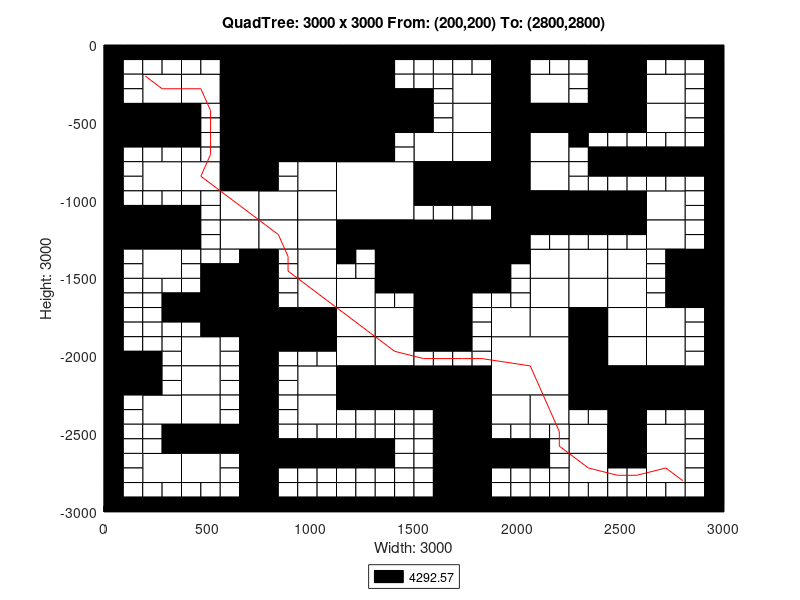

MATLAB code for this plot:
axis([0 3000 -3000 0]);
title('QuadTree: 3000 x 3000 From: (200,200) To: (2800,2800)');
xlabel('Width: 3000');
ylabel('Height: 3000');
rectangle('Position',[750 -375 375 375], 'FaceColor',[0 0 0]);
rectangle('Position',[750 -750 375 375], 'FaceColor',[0 0 0]);
rectangle('Position',[1125 -1125 375 375], 'FaceColor',[1 1 1]);
rectangle('Position',[1500 -1500 375 375], 'FaceColor',[0 0 0]);
rectangle('Position',[1875 -2250 375 375], 'FaceColor',[1 1 1]);
rectangle('Position',[187.5 -375 187.5 187.5], 'FaceColor',[1 1 1]);
rectangle('Position',[562.5 -187.5 187.5 187.5], 'FaceColor',[0 0 0]);
rectangle('Position',[375 -375 187.5 187.5], 'FaceColor',[1 1 1]);
rectangle('Position',[562.5 -375 187.5 187.5], 'FaceColor',[0 0 0]);
rectangle('Position',[0 -562.5 187.5 187.5], 'FaceColor',[0 0 0]);
rectangle('Position',[187.5 -562.5 187.5 187.5], 'FaceColor',[0 0 0]);
rectangle('Position',[562.5 -562.5 187.5 187.5], 'FaceColor',[0 0 0]);
rectangle('Position',[562.5 -750 187.5 187.5], 'FaceColor',[0 0 0]);
rectangle('Position',[1125 -187.5 187.5 187.5], 'FaceColor',[0 0 0]);
rectangle('Position',[1125 -375 187.5 187.5], 'FaceColor',[0 0 0]);
rectangle('Position',[1125 -562.5 187.5 187.5], 'FaceColor',[0 0 0]);
rectangle('Position',[1312.5 -562.5 187.5 187.5], 'FaceColor',[0 0 0]);
rectangle('Position',[1125 -750 187.5 187.5], 'FaceColor',[0 0 0]);
rectangle('Position',[187.5 -937.5 187.5 187.5], 'FaceColor',[1 1 1]);
rectangle('Position',[375 -937.5 187.5 187.5], 'FaceColor',[1 1 1]);
rectangle('Position',[562.5 -937.5 187.5 187.5], 'FaceColor',[0 0 0]);
rectangle('Position',[562.5 -1125 187.5 187.5], 'FaceColor',[1 1 1]);
rectangle('Position',[0 -1312.5 187.5 187.5], 'FaceColor',[0 0 0]);
rectangle('Position',[187.5 -1312.5 187.5 187.5], 'FaceColor',[0 0 0]);
rectangle('Position',[187.5 -1500 187.5 187.5], 'FaceColor',[1 1 1]);
rectangle('Position',[562.5 -1312.5 187.5 187.5], 'FaceColor',[1 1 1]);
rectangle('Position',[937.5 -937.5 187.5 187.5], 'FaceColor',[1 1 1]);
rectangle('Position',[750 -1125 187.5 187.5], 'FaceColor',[1 1 1]);
rectangle('Position',[937.5 -1125 187.5 187.5], 'FaceColor',[1 1 1]);
rectangle('Position',[750 -1312.5 187.5 187.5], 'FaceColor',[1 1 1]);
rectangle('Position',[937.5 -1312.5 187.5 187.5], 'FaceColor',[1 1 1]);
rectangle('Position',[937.5 -1500 187.5 187.5], 'FaceColor',[1 1 1]);
rectangle('Position',[1125 -1312.5 187.5 187.5], 'FaceColor',[0 0 0]);
rectangle('Position',[1312.5 -1312.5 187.5 187.5], 'FaceColor',[0 0 0]);
rectangle('Position',[1312.5 -1500 187.5 187.5], 'FaceColor',[0 0 0]);
rectangle('Position',[1687.5 -375 187.5 187.5], 'FaceColor',[1 1 1]);
rectangle('Position',[1875 -187.5 187.5 187.5], 'FaceColor',[0 0 0]);
rectangle('Position',[1875 -375 187.5 187.5], 'FaceColor',[0 0 0]);
rectangle('Position',[2062.5 -375 187.5 187.5], 'FaceColor',[1 1 1]);
rectangle('Position',[1687.5 -562.5 187.5 187.5], 'FaceColor',[1 1 1]);
rectangle('Position',[1500 -750 187.5 187.5], 'FaceColor',[1 1 1]);
rectangle('Position',[1687.5 -750 187.5 187.5], 'FaceColor',[1 1 1]);
rectangle('Position',[1875 -562.5 187.5 187.5], 'FaceColor',[0 0 0]);
rectangle('Position',[2062.5 -562.5 187.5 187.5], 'FaceColor',[0 0 0]);
rectangle('Position',[1875 -750 187.5 187.5], 'FaceColor',[0 0 0]);
rectangle('Position',[2062.5 -750 187.5 187.5], 'FaceColor',[1 1 1]);
rectangle('Position',[2437.5 -187.5 187.5 187.5], 'FaceColor',[0 0 0]);
rectangle('Position',[2437.5 -375 187.5 187.5], 'FaceColor',[0 0 0]);
rectangle('Position',[2625 -375 187.5 187.5], 'FaceColor',[1 1 1]);
rectangle('Position',[2250 -562.5 187.5 187.5], 'FaceColor',[0 0 0]);
rectangle('Position',[2437.5 -562.5 187.5 187.5], 'FaceColor',[0 0 0]);
rectangle('Position',[2625 -562.5 187.5 187.5], 'FaceColor',[1 1 1]);
rectangle('Position',[1500 -937.5 187.5 187.5], 'FaceColor',[0 0 0]);
rectangle('Position',[1687.5 -937.5 187.5 187.5], 'FaceColor',[0 0 0]);
rectangle('Position',[1875 -937.5 187.5 187.5], 'FaceColor',[0 0 0]);
rectangle('Position',[2062.5 -937.5 187.5 187.5], 'FaceColor',[1 1 1]);
rectangle('Position',[1875 -1125 187.5 187.5], 'FaceColor',[0 0 0]);
rectangle('Position',[2062.5 -1125 187.5 187.5], 'FaceColor',[0 0 0]);
rectangle('Position',[1875 -1312.5 187.5 187.5], 'FaceColor',[0 0 0]);
rectangle('Position',[2062.5 -1500 187.5 187.5], 'FaceColor',[1 1 1]);
rectangle('Position',[2250 -1125 187.5 187.5], 'FaceColor',[0 0 0]);
rectangle('Position',[2437.5 -1125 187.5 187.5], 'FaceColor',[0 0 0]);
rectangle('Position',[2625 -1125 187.5 187.5], 'FaceColor',[1 1 1]);
rectangle('Position',[2250 -1500 187.5 187.5], 'FaceColor',[1 1 1]);
rectangle('Position',[2437.5 -1500 187.5 187.5], 'FaceColor',[1 1 1]);
rectangle('Position',[2625 -1312.5 187.5 187.5], 'FaceColor',[1 1 1]);
rectangle('Position',[2812.5 -1500 187.5 187.5], 'FaceColor',[0 0 0]);
rectangle('Position',[562.5 -1687.5 187.5 187.5], 'FaceColor',[0 0 0]);
rectangle('Position',[562.5 -1875 187.5 187.5], 'FaceColor',[0 0 0]);
rectangle('Position',[0 -2250 187.5 187.5], 'FaceColor',[0 0 0]);
rectangle('Position',[375 -2062.5 187.5 187.5], 'FaceColor',[1 1 1]);
rectangle('Position',[375 -2250 187.5 187.5], 'FaceColor',[1 1 1]);
rectangle('Position',[937.5 -1687.5 187.5 187.5], 'FaceColor',[1 1 1]);
rectangle('Position',[750 -1875 187.5 187.5], 'FaceColor',[0 0 0]);
rectangle('Position',[937.5 -1875 187.5 187.5], 'FaceColor',[0 0 0]);
rectangle('Position',[1125 -1687.5 187.5 187.5], 'FaceColor',[1 1 1]);
rectangle('Position',[1125 -1875 187.5 187.5], 'FaceColor',[1 1 1]);
rectangle('Position',[1312.5 -1875 187.5 187.5], 'FaceColor',[1 1 1]);
rectangle('Position',[937.5 -2250 187.5 187.5], 'FaceColor',[1 1 1]);
rectangle('Position',[1125 -2062.5 187.5 187.5], 'FaceColor',[1 1 1]);
rectangle('Position',[1312.5 -2062.5 187.5 187.5], 'FaceColor',[1 1 1]);
rectangle('Position',[1125 -2250 187.5 187.5], 'FaceColor',[0 0 0]);
rectangle('Position',[1312.5 -2250 187.5 187.5], 'FaceColor',[0 0 0]);
rectangle('Position',[187.5 -2437.5 187.5 187.5], 'FaceColor',[1 1 1]);
rectangle('Position',[375 -2437.5 187.5 187.5], 'FaceColor',[1 1 1]);
rectangle('Position',[375 -2625 187.5 187.5], 'FaceColor',[0 0 0]);
rectangle('Position',[562.5 -2625 187.5 187.5], 'FaceColor',[0 0 0]);
rectangle('Position',[187.5 -2812.5 187.5 187.5], 'FaceColor',[1 1 1]);
rectangle('Position',[375 -2812.5 187.5 187.5], 'FaceColor',[1 1 1]);
rectangle('Position',[937.5 -2437.5 187.5 187.5], 'FaceColor',[1 1 1]);
rectangle('Position',[1500 -1687.5 187.5 187.5], 'FaceColor',[0 0 0]);
rectangle('Position',[1500 -1875 187.5 187.5], 'FaceColor',[0 0 0]);
rectangle('Position',[2062.5 -1687.5 187.5 187.5], 'FaceColor',[1 1 1]);
rectangle('Position',[1875 -1875 187.5 187.5], 'FaceColor',[1 1 1]);
rectangle('Position',[2062.5 -1875 187.5 187.5], 'FaceColor',[1 1 1]);
rectangle('Position',[1500 -2250 187.5 187.5], 'FaceColor',[0 0 0]);
rectangle('Position',[1687.5 -2250 187.5 187.5], 'FaceColor',[0 0 0]);
rectangle('Position',[2250 -1687.5 187.5 187.5], 'FaceColor',[1 1 1]);
rectangle('Position',[2437.5 -1687.5 187.5 187.5], 'FaceColor',[1 1 1]);
rectangle('Position',[2250 -1875 187.5 187.5], 'FaceColor',[0 0 0]);
rectangle('Position',[2437.5 -1875 187.5 187.5], 'FaceColor',[1 1 1]);
rectangle('Position',[2812.5 -1687.5 187.5 187.5], 'FaceColor',[0 0 0]);
rectangle('Position',[2625 -1875 187.5 187.5], 'FaceColor',[1 1 1]);
rectangle('Position',[2250 -2062.5 187.5 187.5], 'FaceColor',[0 0 0]);
rectangle('Position',[2437.5 -2062.5 187.5 187.5], 'FaceColor',[1 1 1]);
rectangle('Position',[2250 -2250 187.5 187.5], 'FaceColor',[0 0 0]);
rectangle('Position',[2437.5 -2250 187.5 187.5], 'FaceColor',[0 0 0]);
rectangle('Position',[2625 -2062.5 187.5 187.5], 'FaceColor',[1 1 1]);
rectangle('Position',[2625 -2250 187.5 187.5], 'FaceColor',[0 0 0]);
rectangle('Position',[2812.5 -2250 187.5 187.5], 'FaceColor',[0 0 0]);
rectangle('Position',[1687.5 -2437.5 187.5 187.5], 'FaceColor',[0 0 0]);
rectangle('Position',[1687.5 -2625 187.5 187.5], 'FaceColor',[0 0 0]);
rectangle('Position',[1875 -2437.5 187.5 187.5], 'FaceColor',[1 1 1]);
rectangle('Position',[2062.5 -2437.5 187.5 187.5], 'FaceColor',[1 1 1]);
rectangle('Position',[1687.5 -2812.5 187.5 187.5], 'FaceColor',[0 0 0]);
rectangle('Position',[1687.5 -3000 187.5 187.5], 'FaceColor',[0 0 0]);
rectangle('Position',[2437.5 -2437.5 187.5 187.5], 'FaceColor',[0 0 0]);
rectangle('Position',[2250 -2625 187.5 187.5], 'FaceColor',[1 1 1]);
rectangle('Position',[2437.5 -2625 187.5 187.5], 'FaceColor',[0 0 0]);
rectangle('Position',[2625 -2625 187.5 187.5], 'FaceColor',[1 1 1]);
rectangle('Position',[2250 -2812.5 187.5 187.5], 'FaceColor',[1 1 1]);
rectangle('Position',[2625 -2812.5 187.5 187.5], 'FaceColor',[1 1 1]);
rectangle('Position',[0 -93.75 93.75 93.75], 'FaceColor',[0 0 0]);
rectangle('Position',[93.75 -93.75 93.75 93.75], 'FaceColor',[0 0 0]);
rectangle('Position',[0 -187.5 93.75 93.75], 'FaceColor',[0 0 0]);
rectangle('Position',[93.75 -187.5 93.75 93.75], 'FaceColor',[1 1 1]);
rectangle('Position',[187.5 -93.75 93.75 93.75], 'FaceColor',[0 0 0]);
rectangle('Position',[281.25 -93.75 93.75 93.75], 'FaceColor',[0 0 0]);
rectangle('Position',[187.5 -187.5 93.75 93.75], 'FaceColor',[1 1 1]);
rectangle('Position',[281.25 -187.5 93.75 93.75], 'FaceColor',[1 1 1]);
rectangle('Position',[0 -281.25 93.75 93.75], 'FaceColor',[0 0 0]);
rectangle('Position',[93.75 -281.25 93.75 93.75], 'FaceColor',[1 1 1]);
rectangle('Position',[0 -375 93.75 93.75], 'FaceColor',[0 0 0]);
rectangle('Position',[93.75 -375 93.75 93.75], 'FaceColor',[1 1 1]);
rectangle('Position',[375 -93.75 93.75 93.75], 'FaceColor',[0 0 0]);
rectangle('Position',[468.75 -93.75 93.75 93.75], 'FaceColor',[0 0 0]);
rectangle('Position',[375 -187.5 93.75 93.75], 'FaceColor',[1 1 1]);
rectangle('Position',[468.75 -187.5 93.75 93.75], 'FaceColor',[1 1 1]);
rectangle('Position',[0 -656.25 93.75 93.75], 'FaceColor',[0 0 0]);
rectangle('Position',[93.75 -656.25 93.75 93.75], 'FaceColor',[0 0 0]);
rectangle('Position',[0 -750 93.75 93.75], 'FaceColor',[0 0 0]);
rectangle('Position',[93.75 -750 93.75 93.75], 'FaceColor',[1 1 1]);
rectangle('Position',[187.5 -656.25 93.75 93.75], 'FaceColor',[0 0 0]);
rectangle('Position',[281.25 -656.25 93.75 93.75], 'FaceColor',[0 0 0]);
rectangle('Position',[187.5 -750 93.75 93.75], 'FaceColor',[1 1 1]);
rectangle('Position',[281.25 -750 93.75 93.75], 'FaceColor',[1 1 1]);
rectangle('Position',[375 -468.75 93.75 93.75], 'FaceColor',[0 0 0]);
rectangle('Position',[468.75 -468.75 93.75 93.75], 'FaceColor',[1 1 1]);
rectangle('Position',[375 -562.5 93.75 93.75], 'FaceColor',[0 0 0]);
rectangle('Position',[468.75 -562.5 93.75 93.75], 'FaceColor',[1 1 1]);
rectangle('Position',[375 -656.25 93.75 93.75], 'FaceColor',[0 0 0]);
rectangle('Position',[468.75 -656.25 93.75 93.75], 'FaceColor',[1 1 1]);
rectangle('Position',[375 -750 93.75 93.75], 'FaceColor',[1 1 1]);
rectangle('Position',[468.75 -750 93.75 93.75], 'FaceColor',[1 1 1]);
rectangle('Position',[1312.5 -93.75 93.75 93.75], 'FaceColor',[0 0 0]);
rectangle('Position',[1406.25 -93.75 93.75 93.75], 'FaceColor',[0 0 0]);
rectangle('Position',[1312.5 -187.5 93.75 93.75], 'FaceColor',[0 0 0]);
rectangle('Position',[1406.25 -187.5 93.75 93.75], 'FaceColor',[1 1 1]);
rectangle('Position',[1312.5 -281.25 93.75 93.75], 'FaceColor',[0 0 0]);
rectangle('Position',[1406.25 -281.25 93.75 93.75], 'FaceColor',[1 1 1]);
rectangle('Position',[1312.5 -375 93.75 93.75], 'FaceColor',[0 0 0]);
rectangle('Position',[1406.25 -375 93.75 93.75], 'FaceColor',[0 0 0]);
rectangle('Position',[1312.5 -656.25 93.75 93.75], 'FaceColor',[0 0 0]);
rectangle('Position',[1406.25 -656.25 93.75 93.75], 'FaceColor',[1 1 1]);
rectangle('Position',[1312.5 -750 93.75 93.75], 'FaceColor',[0 0 0]);
rectangle('Position',[1406.25 -750 93.75 93.75], 'FaceColor',[1 1 1]);
rectangle('Position',[0 -843.75 93.75 93.75], 'FaceColor',[0 0 0]);
rectangle('Position',[93.75 -843.75 93.75 93.75], 'FaceColor',[1 1 1]);
rectangle('Position',[0 -937.5 93.75 93.75], 'FaceColor',[0 0 0]);
rectangle('Position',[93.75 -937.5 93.75 93.75], 'FaceColor',[1 1 1]);
rectangle('Position',[0 -1031.25 93.75 93.75], 'FaceColor',[0 0 0]);
rectangle('Position',[93.75 -1031.25 93.75 93.75], 'FaceColor',[1 1 1]);
rectangle('Position',[0 -1125 93.75 93.75], 'FaceColor',[0 0 0]);
rectangle('Position',[93.75 -1125 93.75 93.75], 'FaceColor',[0 0 0]);
rectangle('Position',[187.5 -1031.25 93.75 93.75], 'FaceColor',[1 1 1]);
rectangle('Position',[281.25 -1031.25 93.75 93.75], 'FaceColor',[1 1 1]);
rectangle('Position',[187.5 -1125 93.75 93.75], 'FaceColor',[0 0 0]);
rectangle('Position',[281.25 -1125 93.75 93.75], 'FaceColor',[0 0 0]);
rectangle('Position',[375 -1031.25 93.75 93.75], 'FaceColor',[1 1 1]);
rectangle('Position',[468.75 -1031.25 93.75 93.75], 'FaceColor',[1 1 1]);
rectangle('Position',[375 -1125 93.75 93.75], 'FaceColor',[0 0 0]);
rectangle('Position',[468.75 -1125 93.75 93.75], 'FaceColor',[1 1 1]);
rectangle('Position',[0 -1406.25 93.75 93.75], 'FaceColor',[0 0 0]);
rectangle('Position',[93.75 -1406.25 93.75 93.75], 'FaceColor',[1 1 1]);
rectangle('Position',[0 -1500 93.75 93.75], 'FaceColor',[0 0 0]);
rectangle('Position',[93.75 -1500 93.75 93.75], 'FaceColor',[1 1 1]);
rectangle('Position',[375 -1218.75 93.75 93.75], 'FaceColor',[0 0 0]);
rectangle('Position',[468.75 -1218.75 93.75 93.75], 'FaceColor',[1 1 1]);
rectangle('Position',[375 -1312.5 93.75 93.75], 'FaceColor',[0 0 0]);
rectangle('Position',[468.75 -1312.5 93.75 93.75], 'FaceColor',[1 1 1]);
rectangle('Position',[375 -1406.25 93.75 93.75], 'FaceColor',[1 1 1]);
rectangle('Position',[468.75 -1406.25 93.75 93.75], 'FaceColor',[1 1 1]);
rectangle('Position',[375 -1500 93.75 93.75], 'FaceColor',[1 1 1]);
rectangle('Position',[468.75 -1500 93.75 93.75], 'FaceColor',[0 0 0]);
rectangle('Position',[562.5 -1406.25 93.75 93.75], 'FaceColor',[1 1 1]);
rectangle('Position',[656.25 -1406.25 93.75 93.75], 'FaceColor',[0 0 0]);
rectangle('Position',[562.5 -1500 93.75 93.75], 'FaceColor',[0 0 0]);
rectangle('Position',[656.25 -1500 93.75 93.75], 'FaceColor',[0 0 0]);
rectangle('Position',[750 -843.75 93.75 93.75], 'FaceColor',[0 0 0]);
rectangle('Position',[843.75 -843.75 93.75 93.75], 'FaceColor',[1 1 1]);
rectangle('Position',[750 -937.5 93.75 93.75], 'FaceColor',[0 0 0]);
rectangle('Position',[843.75 -937.5 93.75 93.75], 'FaceColor',[1 1 1]);
rectangle('Position',[750 -1406.25 93.75 93.75], 'FaceColor',[0 0 0]);
rectangle('Position',[843.75 -1406.25 93.75 93.75], 'FaceColor',[1 1 1]);
rectangle('Position',[750 -1500 93.75 93.75], 'FaceColor',[0 0 0]);
rectangle('Position',[843.75 -1500 93.75 93.75], 'FaceColor',[1 1 1]);
rectangle('Position',[1125 -1406.25 93.75 93.75], 'FaceColor',[0 0 0]);
rectangle('Position',[1218.75 -1406.25 93.75 93.75], 'FaceColor',[1 1 1]);
rectangle('Position',[1125 -1500 93.75 93.75], 'FaceColor',[1 1 1]);
rectangle('Position',[1218.75 -1500 93.75 93.75], 'FaceColor',[1 1 1]);
rectangle('Position',[1500 -93.75 93.75 93.75], 'FaceColor',[0 0 0]);
rectangle('Position',[1593.75 -93.75 93.75 93.75], 'FaceColor',[0 0 0]);
rectangle('Position',[1500 -187.5 93.75 93.75], 'FaceColor',[1 1 1]);
rectangle('Position',[1593.75 -187.5 93.75 93.75], 'FaceColor',[1 1 1]);
rectangle('Position',[1687.5 -93.75 93.75 93.75], 'FaceColor',[0 0 0]);
rectangle('Position',[1781.25 -93.75 93.75 93.75], 'FaceColor',[0 0 0]);
rectangle('Position',[1687.5 -187.5 93.75 93.75], 'FaceColor',[1 1 1]);
rectangle('Position',[1781.25 -187.5 93.75 93.75], 'FaceColor',[1 1 1]);
rectangle('Position',[1500 -281.25 93.75 93.75], 'FaceColor',[1 1 1]);
rectangle('Position',[1593.75 -281.25 93.75 93.75], 'FaceColor',[1 1 1]);
rectangle('Position',[1500 -375 93.75 93.75], 'FaceColor',[0 0 0]);
rectangle('Position',[1593.75 -375 93.75 93.75], 'FaceColor',[1 1 1]);
rectangle('Position',[2062.5 -93.75 93.75 93.75], 'FaceColor',[0 0 0]);
rectangle('Position',[2156.25 -93.75 93.75 93.75], 'FaceColor',[0 0 0]);
rectangle('Position',[2062.5 -187.5 93.75 93.75], 'FaceColor',[1 1 1]);
rectangle('Position',[2156.25 -187.5 93.75 93.75], 'FaceColor',[1 1 1]);
rectangle('Position',[1500 -468.75 93.75 93.75], 'FaceColor',[0 0 0]);
rectangle('Position',[1593.75 -468.75 93.75 93.75], 'FaceColor',[1 1 1]);
rectangle('Position',[1500 -562.5 93.75 93.75], 'FaceColor',[0 0 0]);
rectangle('Position',[1593.75 -562.5 93.75 93.75], 'FaceColor',[1 1 1]);
rectangle('Position',[2250 -93.75 93.75 93.75], 'FaceColor',[0 0 0]);
rectangle('Position',[2343.75 -93.75 93.75 93.75], 'FaceColor',[0 0 0]);
rectangle('Position',[2250 -187.5 93.75 93.75], 'FaceColor',[1 1 1]);
rectangle('Position',[2343.75 -187.5 93.75 93.75], 'FaceColor',[0 0 0]);
rectangle('Position',[2250 -281.25 93.75 93.75], 'FaceColor',[1 1 1]);
rectangle('Position',[2343.75 -281.25 93.75 93.75], 'FaceColor',[0 0 0]);
rectangle('Position',[2250 -375 93.75 93.75], 'FaceColor',[1 1 1]);
rectangle('Position',[2343.75 -375 93.75 93.75], 'FaceColor',[0 0 0]);
rectangle('Position',[2625 -93.75 93.75 93.75], 'FaceColor',[0 0 0]);
rectangle('Position',[2718.75 -93.75 93.75 93.75], 'FaceColor',[0 0 0]);
rectangle('Position',[2625 -187.5 93.75 93.75], 'FaceColor',[1 1 1]);
rectangle('Position',[2718.75 -187.5 93.75 93.75], 'FaceColor',[1 1 1]);
rectangle('Position',[2812.5 -93.75 93.75 93.75], 'FaceColor',[0 0 0]);
rectangle('Position',[2906.25 -93.75 93.75 93.75], 'FaceColor',[0 0 0]);
rectangle('Position',[2812.5 -187.5 93.75 93.75], 'FaceColor',[1 1 1]);
rectangle('Position',[2906.25 -187.5 93.75 93.75], 'FaceColor',[0 0 0]);
rectangle('Position',[2812.5 -281.25 93.75 93.75], 'FaceColor',[1 1 1]);
rectangle('Position',[2906.25 -281.25 93.75 93.75], 'FaceColor',[0 0 0]);
rectangle('Position',[2812.5 -375 93.75 93.75], 'FaceColor',[1 1 1]);
rectangle('Position',[2906.25 -375 93.75 93.75], 'FaceColor',[0 0 0]);
rectangle('Position',[2250 -656.25 93.75 93.75], 'FaceColor',[0 0 0]);
rectangle('Position',[2343.75 -656.25 93.75 93.75], 'FaceColor',[1 1 1]);
rectangle('Position',[2250 -750 93.75 93.75], 'FaceColor',[1 1 1]);
rectangle('Position',[2343.75 -750 93.75 93.75], 'FaceColor',[0 0 0]);
rectangle('Position',[2437.5 -656.25 93.75 93.75], 'FaceColor',[1 1 1]);
rectangle('Position',[2531.25 -656.25 93.75 93.75], 'FaceColor',[1 1 1]);
rectangle('Position',[2437.5 -750 93.75 93.75], 'FaceColor',[0 0 0]);
rectangle('Position',[2531.25 -750 93.75 93.75], 'FaceColor',[0 0 0]);
rectangle('Position',[2812.5 -468.75 93.75 93.75], 'FaceColor',[1 1 1]);
rectangle('Position',[2906.25 -468.75 93.75 93.75], 'FaceColor',[0 0 0]);
rectangle('Position',[2812.5 -562.5 93.75 93.75], 'FaceColor',[1 1 1]);
rectangle('Position',[2906.25 -562.5 93.75 93.75], 'FaceColor',[0 0 0]);
rectangle('Position',[2625 -656.25 93.75 93.75], 'FaceColor',[1 1 1]);
rectangle('Position',[2718.75 -656.25 93.75 93.75], 'FaceColor',[1 1 1]);
rectangle('Position',[2625 -750 93.75 93.75], 'FaceColor',[0 0 0]);
rectangle('Position',[2718.75 -750 93.75 93.75], 'FaceColor',[0 0 0]);
rectangle('Position',[2812.5 -656.25 93.75 93.75], 'FaceColor',[1 1 1]);
rectangle('Position',[2906.25 -656.25 93.75 93.75], 'FaceColor',[0 0 0]);
rectangle('Position',[2812.5 -750 93.75 93.75], 'FaceColor',[0 0 0]);
rectangle('Position',[2906.25 -750 93.75 93.75], 'FaceColor',[0 0 0]);
rectangle('Position',[1500 -1031.25 93.75 93.75], 'FaceColor',[0 0 0]);
rectangle('Position',[1593.75 -1031.25 93.75 93.75], 'FaceColor',[0 0 0]);
rectangle('Position',[1500 -1125 93.75 93.75], 'FaceColor',[1 1 1]);
rectangle('Position',[1593.75 -1125 93.75 93.75], 'FaceColor',[1 1 1]);
rectangle('Position',[1687.5 -1031.25 93.75 93.75], 'FaceColor',[0 0 0]);
rectangle('Position',[1781.25 -1031.25 93.75 93.75], 'FaceColor',[0 0 0]);
rectangle('Position',[1687.5 -1125 93.75 93.75], 'FaceColor',[1 1 1]);
rectangle('Position',[1781.25 -1125 93.75 93.75], 'FaceColor',[1 1 1]);
rectangle('Position',[2062.5 -1218.75 93.75 93.75], 'FaceColor',[0 0 0]);
rectangle('Position',[2156.25 -1218.75 93.75 93.75], 'FaceColor',[0 0 0]);
rectangle('Position',[2062.5 -1312.5 93.75 93.75], 'FaceColor',[1 1 1]);
rectangle('Position',[2156.25 -1312.5 93.75 93.75], 'FaceColor',[1 1 1]);
rectangle('Position',[1875 -1406.25 93.75 93.75], 'FaceColor',[0 0 0]);
rectangle('Position',[1968.75 -1406.25 93.75 93.75], 'FaceColor',[0 0 0]);
rectangle('Position',[1875 -1500 93.75 93.75], 'FaceColor',[0 0 0]);
rectangle('Position',[1968.75 -1500 93.75 93.75], 'FaceColor',[1 1 1]);
rectangle('Position',[2250 -843.75 93.75 93.75], 'FaceColor',[1 1 1]);
rectangle('Position',[2343.75 -843.75 93.75 93.75], 'FaceColor',[0 0 0]);
rectangle('Position',[2250 -937.5 93.75 93.75], 'FaceColor',[1 1 1]);
rectangle('Position',[2343.75 -937.5 93.75 93.75], 'FaceColor',[1 1 1]);
rectangle('Position',[2437.5 -843.75 93.75 93.75], 'FaceColor',[0 0 0]);
rectangle('Position',[2531.25 -843.75 93.75 93.75], 'FaceColor',[0 0 0]);
rectangle('Position',[2437.5 -937.5 93.75 93.75], 'FaceColor',[1 1 1]);
rectangle('Position',[2531.25 -937.5 93.75 93.75], 'FaceColor',[1 1 1]);
rectangle('Position',[2625 -843.75 93.75 93.75], 'FaceColor',[0 0 0]);
rectangle('Position',[2718.75 -843.75 93.75 93.75], 'FaceColor',[0 0 0]);
rectangle('Position',[2625 -937.5 93.75 93.75], 'FaceColor',[1 1 1]);
rectangle('Position',[2718.75 -937.5 93.75 93.75], 'FaceColor',[1 1 1]);
rectangle('Position',[2812.5 -843.75 93.75 93.75], 'FaceColor',[0 0 0]);
rectangle('Position',[2906.25 -843.75 93.75 93.75], 'FaceColor',[0 0 0]);
rectangle('Position',[2812.5 -937.5 93.75 93.75], 'FaceColor',[1 1 1]);
rectangle('Position',[2906.25 -937.5 93.75 93.75], 'FaceColor',[0 0 0]);
rectangle('Position',[2812.5 -1031.25 93.75 93.75], 'FaceColor',[1 1 1]);
rectangle('Position',[2906.25 -1031.25 93.75 93.75], 'FaceColor',[0 0 0]);
rectangle('Position',[2812.5 -1125 93.75 93.75], 'FaceColor',[1 1 1]);
rectangle('Position',[2906.25 -1125 93.75 93.75], 'FaceColor',[0 0 0]);
rectangle('Position',[2250 -1218.75 93.75 93.75], 'FaceColor',[0 0 0]);
rectangle('Position',[2343.75 -1218.75 93.75 93.75], 'FaceColor',[0 0 0]);
rectangle('Position',[2250 -1312.5 93.75 93.75], 'FaceColor',[1 1 1]);
rectangle('Position',[2343.75 -1312.5 93.75 93.75], 'FaceColor',[1 1 1]);
rectangle('Position',[2437.5 -1218.75 93.75 93.75], 'FaceColor',[0 0 0]);
rectangle('Position',[2531.25 -1218.75 93.75 93.75], 'FaceColor',[0 0 0]);
rectangle('Position',[2437.5 -1312.5 93.75 93.75], 'FaceColor',[1 1 1]);
rectangle('Position',[2531.25 -1312.5 93.75 93.75], 'FaceColor',[1 1 1]);
rectangle('Position',[2812.5 -1218.75 93.75 93.75], 'FaceColor',[1 1 1]);
rectangle('Position',[2906.25 -1218.75 93.75 93.75], 'FaceColor',[0 0 0]);
rectangle('Position',[2812.5 -1312.5 93.75 93.75], 'FaceColor',[1 1 1]);
rectangle('Position',[2906.25 -1312.5 93.75 93.75], 'FaceColor',[0 0 0]);
rectangle('Position',[2625 -1406.25 93.75 93.75], 'FaceColor',[1 1 1]);
rectangle('Position',[2718.75 -1406.25 93.75 93.75], 'FaceColor',[0 0 0]);
rectangle('Position',[2625 -1500 93.75 93.75], 'FaceColor',[1 1 1]);
rectangle('Position',[2718.75 -1500 93.75 93.75], 'FaceColor',[0 0 0]);
rectangle('Position',[0 -1593.75 93.75 93.75], 'FaceColor',[0 0 0]);
rectangle('Position',[93.75 -1593.75 93.75 93.75], 'FaceColor',[1 1 1]);
rectangle('Position',[0 -1687.5 93.75 93.75], 'FaceColor',[0 0 0]);
rectangle('Position',[93.75 -1687.5 93.75 93.75], 'FaceColor',[1 1 1]);
rectangle('Position',[187.5 -1593.75 93.75 93.75], 'FaceColor',[1 1 1]);
rectangle('Position',[281.25 -1593.75 93.75 93.75], 'FaceColor',[1 1 1]);
rectangle('Position',[187.5 -1687.5 93.75 93.75], 'FaceColor',[1 1 1]);
rectangle('Position',[281.25 -1687.5 93.75 93.75], 'FaceColor',[0 0 0]);
rectangle('Position',[0 -1781.25 93.75 93.75], 'FaceColor',[0 0 0]);
rectangle('Position',[93.75 -1781.25 93.75 93.75], 'FaceColor',[1 1 1]);
rectangle('Position',[0 -1875 93.75 93.75], 'FaceColor',[0 0 0]);
rectangle('Position',[93.75 -1875 93.75 93.75], 'FaceColor',[1 1 1]);
rectangle('Position',[187.5 -1781.25 93.75 93.75], 'FaceColor',[1 1 1]);
rectangle('Position',[281.25 -1781.25 93.75 93.75], 'FaceColor',[0 0 0]);
rectangle('Position',[187.5 -1875 93.75 93.75], 'FaceColor',[1 1 1]);
rectangle('Position',[281.25 -1875 93.75 93.75], 'FaceColor',[1 1 1]);
rectangle('Position',[375 -1593.75 93.75 93.75], 'FaceColor',[1 1 1]);
rectangle('Position',[468.75 -1593.75 93.75 93.75], 'FaceColor',[0 0 0]);
rectangle('Position',[375 -1687.5 93.75 93.75], 'FaceColor',[0 0 0]);
rectangle('Position',[468.75 -1687.5 93.75 93.75], 'FaceColor',[0 0 0]);
rectangle('Position',[375 -1781.25 93.75 93.75], 'FaceColor',[0 0 0]);
rectangle('Position',[468.75 -1781.25 93.75 93.75], 'FaceColor',[0 0 0]);
rectangle('Position',[375 -1875 93.75 93.75], 'FaceColor',[1 1 1]);
rectangle('Position',[468.75 -1875 93.75 93.75], 'FaceColor',[0 0 0]);
rectangle('Position',[0 -1968.75 93.75 93.75], 'FaceColor',[0 0 0]);
rectangle('Position',[93.75 -1968.75 93.75 93.75], 'FaceColor',[1 1 1]);
rectangle('Position',[0 -2062.5 93.75 93.75], 'FaceColor',[0 0 0]);
rectangle('Position',[93.75 -2062.5 93.75 93.75], 'FaceColor',[0 0 0]);
rectangle('Position',[187.5 -1968.75 93.75 93.75], 'FaceColor',[1 1 1]);
rectangle('Position',[281.25 -1968.75 93.75 93.75], 'FaceColor',[1 1 1]);
rectangle('Position',[187.5 -2062.5 93.75 93.75], 'FaceColor',[0 0 0]);
rectangle('Position',[281.25 -2062.5 93.75 93.75], 'FaceColor',[1 1 1]);
rectangle('Position',[187.5 -2156.25 93.75 93.75], 'FaceColor',[0 0 0]);
rectangle('Position',[281.25 -2156.25 93.75 93.75], 'FaceColor',[1 1 1]);
rectangle('Position',[187.5 -2250 93.75 93.75], 'FaceColor',[0 0 0]);
rectangle('Position',[281.25 -2250 93.75 93.75], 'FaceColor',[1 1 1]);
rectangle('Position',[562.5 -1968.75 93.75 93.75], 'FaceColor',[1 1 1]);
rectangle('Position',[656.25 -1968.75 93.75 93.75], 'FaceColor',[0 0 0]);
rectangle('Position',[562.5 -2062.5 93.75 93.75], 'FaceColor',[1 1 1]);
rectangle('Position',[656.25 -2062.5 93.75 93.75], 'FaceColor',[0 0 0]);
rectangle('Position',[562.5 -2156.25 93.75 93.75], 'FaceColor',[1 1 1]);
rectangle('Position',[656.25 -2156.25 93.75 93.75], 'FaceColor',[0 0 0]);
rectangle('Position',[562.5 -2250 93.75 93.75], 'FaceColor',[1 1 1]);
rectangle('Position',[656.25 -2250 93.75 93.75], 'FaceColor',[0 0 0]);
rectangle('Position',[750 -1593.75 93.75 93.75], 'FaceColor',[0 0 0]);
rectangle('Position',[843.75 -1593.75 93.75 93.75], 'FaceColor',[1 1 1]);
rectangle('Position',[750 -1687.5 93.75 93.75], 'FaceColor',[0 0 0]);
rectangle('Position',[843.75 -1687.5 93.75 93.75], 'FaceColor',[1 1 1]);
rectangle('Position',[1312.5 -1593.75 93.75 93.75], 'FaceColor',[0 0 0]);
rectangle('Position',[1406.25 -1593.75 93.75 93.75], 'FaceColor',[0 0 0]);
rectangle('Position',[1312.5 -1687.5 93.75 93.75], 'FaceColor',[1 1 1]);
rectangle('Position',[1406.25 -1687.5 93.75 93.75], 'FaceColor',[1 1 1]);
rectangle('Position',[750 -1968.75 93.75 93.75], 'FaceColor',[0 0 0]);
rectangle('Position',[843.75 -1968.75 93.75 93.75], 'FaceColor',[0 0 0]);
rectangle('Position',[750 -2062.5 93.75 93.75], 'FaceColor',[0 0 0]);
rectangle('Position',[843.75 -2062.5 93.75 93.75], 'FaceColor',[1 1 1]);
rectangle('Position',[937.5 -1968.75 93.75 93.75], 'FaceColor',[0 0 0]);
rectangle('Position',[1031.25 -1968.75 93.75 93.75], 'FaceColor',[0 0 0]);
rectangle('Position',[937.5 -2062.5 93.75 93.75], 'FaceColor',[1 1 1]);
rectangle('Position',[1031.25 -2062.5 93.75 93.75], 'FaceColor',[1 1 1]);
rectangle('Position',[750 -2156.25 93.75 93.75], 'FaceColor',[0 0 0]);
rectangle('Position',[843.75 -2156.25 93.75 93.75], 'FaceColor',[1 1 1]);
rectangle('Position',[750 -2250 93.75 93.75], 'FaceColor',[0 0 0]);
rectangle('Position',[843.75 -2250 93.75 93.75], 'FaceColor',[1 1 1]);
rectangle('Position',[0 -2343.75 93.75 93.75], 'FaceColor',[0 0 0]);
rectangle('Position',[93.75 -2343.75 93.75 93.75], 'FaceColor',[1 1 1]);
rectangle('Position',[0 -2437.5 93.75 93.75], 'FaceColor',[0 0 0]);
rectangle('Position',[93.75 -2437.5 93.75 93.75], 'FaceColor',[1 1 1]);
rectangle('Position',[0 -2531.25 93.75 93.75], 'FaceColor',[0 0 0]);
rectangle('Position',[93.75 -2531.25 93.75 93.75], 'FaceColor',[1 1 1]);
rectangle('Position',[0 -2625 93.75 93.75], 'FaceColor',[0 0 0]);
rectangle('Position',[93.75 -2625 93.75 93.75], 'FaceColor',[1 1 1]);
rectangle('Position',[187.5 -2531.25 93.75 93.75], 'FaceColor',[1 1 1]);
rectangle('Position',[281.25 -2531.25 93.75 93.75], 'FaceColor',[0 0 0]);
rectangle('Position',[187.5 -2625 93.75 93.75], 'FaceColor',[1 1 1]);
rectangle('Position',[281.25 -2625 93.75 93.75], 'FaceColor',[0 0 0]);
rectangle('Position',[562.5 -2343.75 93.75 93.75], 'FaceColor',[1 1 1]);
rectangle('Position',[656.25 -2343.75 93.75 93.75], 'FaceColor',[0 0 0]);
rectangle('Position',[562.5 -2437.5 93.75 93.75], 'FaceColor',[1 1 1]);
rectangle('Position',[656.25 -2437.5 93.75 93.75], 'FaceColor',[0 0 0]);
rectangle('Position',[0 -2718.75 93.75 93.75], 'FaceColor',[0 0 0]);
rectangle('Position',[93.75 -2718.75 93.75 93.75], 'FaceColor',[1 1 1]);
rectangle('Position',[0 -2812.5 93.75 93.75], 'FaceColor',[0 0 0]);
rectangle('Position',[93.75 -2812.5 93.75 93.75], 'FaceColor',[1 1 1]);
rectangle('Position',[0 -2906.25 93.75 93.75], 'FaceColor',[0 0 0]);
rectangle('Position',[93.75 -2906.25 93.75 93.75], 'FaceColor',[1 1 1]);
rectangle('Position',[0 -3000 93.75 93.75], 'FaceColor',[0 0 0]);
rectangle('Position',[93.75 -3000 93.75 93.75], 'FaceColor',[0 0 0]);
rectangle('Position',[187.5 -2906.25 93.75 93.75], 'FaceColor',[1 1 1]);
rectangle('Position',[281.25 -2906.25 93.75 93.75], 'FaceColor',[1 1 1]);
rectangle('Position',[187.5 -3000 93.75 93.75], 'FaceColor',[0 0 0]);
rectangle('Position',[281.25 -3000 93.75 93.75], 'FaceColor',[0 0 0]);
rectangle('Position',[562.5 -2718.75 93.75 93.75], 'FaceColor',[1 1 1]);
rectangle('Position',[656.25 -2718.75 93.75 93.75], 'FaceColor',[0 0 0]);
rectangle('Position',[562.5 -2812.5 93.75 93.75], 'FaceColor',[1 1 1]);
rectangle('Position',[656.25 -2812.5 93.75 93.75], 'FaceColor',[0 0 0]);
rectangle('Position',[375 -2906.25 93.75 93.75], 'FaceColor',[1 1 1]);
rectangle('Position',[468.75 -2906.25 93.75 93.75], 'FaceColor',[1 1 1]);
rectangle('Position',[375 -3000 93.75 93.75], 'FaceColor',[0 0 0]);
rectangle('Position',[468.75 -3000 93.75 93.75], 'FaceColor',[0 0 0]);
rectangle('Position',[562.5 -2906.25 93.75 93.75], 'FaceColor',[1 1 1]);
rectangle('Position',[656.25 -2906.25 93.75 93.75], 'FaceColor',[0 0 0]);
rectangle('Position',[562.5 -3000 93.75 93.75], 'FaceColor',[0 0 0]);
rectangle('Position',[656.25 -3000 93.75 93.75], 'FaceColor',[0 0 0]);
rectangle('Position',[750 -2343.75 93.75 93.75], 'FaceColor',[0 0 0]);
rectangle('Position',[843.75 -2343.75 93.75 93.75], 'FaceColor',[1 1 1]);
rectangle('Position',[750 -2437.5 93.75 93.75], 'FaceColor',[0 0 0]);
rectangle('Position',[843.75 -2437.5 93.75 93.75], 'FaceColor',[1 1 1]);
rectangle('Position',[750 -2531.25 93.75 93.75], 'FaceColor',[0 0 0]);
rectangle('Position',[843.75 -2531.25 93.75 93.75], 'FaceColor',[1 1 1]);
rectangle('Position',[750 -2625 93.75 93.75], 'FaceColor',[0 0 0]);
rectangle('Position',[843.75 -2625 93.75 93.75], 'FaceColor',[0 0 0]);
rectangle('Position',[937.5 -2531.25 93.75 93.75], 'FaceColor',[1 1 1]);
rectangle('Position',[1031.25 -2531.25 93.75 93.75], 'FaceColor',[1 1 1]);
rectangle('Position',[937.5 -2625 93.75 93.75], 'FaceColor',[0 0 0]);
rectangle('Position',[1031.25 -2625 93.75 93.75], 'FaceColor',[0 0 0]);
rectangle('Position',[1125 -2343.75 93.75 93.75], 'FaceColor',[0 0 0]);
rectangle('Position',[1218.75 -2343.75 93.75 93.75], 'FaceColor',[0 0 0]);
rectangle('Position',[1125 -2437.5 93.75 93.75], 'FaceColor',[1 1 1]);
rectangle('Position',[1218.75 -2437.5 93.75 93.75], 'FaceColor',[1 1 1]);
rectangle('Position',[1312.5 -2343.75 93.75 93.75], 'FaceColor',[0 0 0]);
rectangle('Position',[1406.25 -2343.75 93.75 93.75], 'FaceColor',[0 0 0]);
rectangle('Position',[1312.5 -2437.5 93.75 93.75], 'FaceColor',[1 1 1]);
rectangle('Position',[1406.25 -2437.5 93.75 93.75], 'FaceColor',[1 1 1]);
rectangle('Position',[1125 -2531.25 93.75 93.75], 'FaceColor',[1 1 1]);
rectangle('Position',[1218.75 -2531.25 93.75 93.75], 'FaceColor',[1 1 1]);
rectangle('Position',[1125 -2625 93.75 93.75], 'FaceColor',[0 0 0]);
rectangle('Position',[1218.75 -2625 93.75 93.75], 'FaceColor',[0 0 0]);
rectangle('Position',[1312.5 -2531.25 93.75 93.75], 'FaceColor',[1 1 1]);
rectangle('Position',[1406.25 -2531.25 93.75 93.75], 'FaceColor',[1 1 1]);
rectangle('Position',[1312.5 -2625 93.75 93.75], 'FaceColor',[0 0 0]);
rectangle('Position',[1406.25 -2625 93.75 93.75], 'FaceColor',[1 1 1]);
rectangle('Position',[750 -2718.75 93.75 93.75], 'FaceColor',[0 0 0]);
rectangle('Position',[843.75 -2718.75 93.75 93.75], 'FaceColor',[0 0 0]);
rectangle('Position',[750 -2812.5 93.75 93.75], 'FaceColor',[0 0 0]);
rectangle('Position',[843.75 -2812.5 93.75 93.75], 'FaceColor',[1 1 1]);
rectangle('Position',[937.5 -2718.75 93.75 93.75], 'FaceColor',[0 0 0]);
rectangle('Position',[1031.25 -2718.75 93.75 93.75], 'FaceColor',[0 0 0]);
rectangle('Position',[937.5 -2812.5 93.75 93.75], 'FaceColor',[1 1 1]);
rectangle('Position',[1031.25 -2812.5 93.75 93.75], 'FaceColor',[1 1 1]);
rectangle('Position',[750 -2906.25 93.75 93.75], 'FaceColor',[0 0 0]);
rectangle('Position',[843.75 -2906.25 93.75 93.75], 'FaceColor',[1 1 1]);
rectangle('Position',[750 -3000 93.75 93.75], 'FaceColor',[0 0 0]);
rectangle('Position',[843.75 -3000 93.75 93.75], 'FaceColor',[0 0 0]);
rectangle('Position',[937.5 -2906.25 93.75 93.75], 'FaceColor',[1 1 1]);
rectangle('Position',[1031.25 -2906.25 93.75 93.75], 'FaceColor',[1 1 1]);
rectangle('Position',[937.5 -3000 93.75 93.75], 'FaceColor',[0 0 0]);
rectangle('Position',[1031.25 -3000 93.75 93.75], 'FaceColor',[0 0 0]);
rectangle('Position',[1125 -2718.75 93.75 93.75], 'FaceColor',[0 0 0]);
rectangle('Position',[1218.75 -2718.75 93.75 93.75], 'FaceColor',[0 0 0]);
rectangle('Position',[1125 -2812.5 93.75 93.75], 'FaceColor',[1 1 1]);
rectangle('Position',[1218.75 -2812.5 93.75 93.75], 'FaceColor',[1 1 1]);
rectangle('Position',[1312.5 -2718.75 93.75 93.75], 'FaceColor',[0 0 0]);
rectangle('Position',[1406.25 -2718.75 93.75 93.75], 'FaceColor',[1 1 1]);
rectangle('Position',[1312.5 -2812.5 93.75 93.75], 'FaceColor',[1 1 1]);
rectangle('Position',[1406.25 -2812.5 93.75 93.75], 'FaceColor',[1 1 1]);
rectangle('Position',[1125 -2906.25 93.75 93.75], 'FaceColor',[1 1 1]);
rectangle('Position',[1218.75 -2906.25 93.75 93.75], 'FaceColor',[1 1 1]);
rectangle('Position',[1125 -3000 93.75 93.75], 'FaceColor',[0 0 0]);
rectangle('Position',[1218.75 -3000 93.75 93.75], 'FaceColor',[0 0 0]);
rectangle('Position',[1312.5 -2906.25 93.75 93.75], 'FaceColor',[1 1 1]);
rectangle('Position',[1406.25 -2906.25 93.75 93.75], 'FaceColor',[1 1 1]);
rectangle('Position',[1312.5 -3000 93.75 93.75], 'FaceColor',[0 0 0]);
rectangle('Position',[1406.25 -3000 93.75 93.75], 'FaceColor',[0 0 0]);
rectangle('Position',[1687.5 -1593.75 93.75 93.75], 'FaceColor',[0 0 0]);
rectangle('Position',[1781.25 -1593.75 93.75 93.75], 'FaceColor',[0 0 0]);
rectangle('Position',[1687.5 -1687.5 93.75 93.75], 'FaceColor',[0 0 0]);
rectangle('Position',[1781.25 -1687.5 93.75 93.75], 'FaceColor',[1 1 1]);
rectangle('Position',[1687.5 -1781.25 93.75 93.75], 'FaceColor',[0 0 0]);
rectangle('Position',[1781.25 -1781.25 93.75 93.75], 'FaceColor',[1 1 1]);
rectangle('Position',[1687.5 -1875 93.75 93.75], 'FaceColor',[0 0 0]);
rectangle('Position',[1781.25 -1875 93.75 93.75], 'FaceColor',[1 1 1]);
rectangle('Position',[1875 -1593.75 93.75 93.75], 'FaceColor',[0 0 0]);
rectangle('Position',[1968.75 -1593.75 93.75 93.75], 'FaceColor',[1 1 1]);
rectangle('Position',[1875 -1687.5 93.75 93.75], 'FaceColor',[1 1 1]);
rectangle('Position',[1968.75 -1687.5 93.75 93.75], 'FaceColor',[1 1 1]);
rectangle('Position',[1500 -1968.75 93.75 93.75], 'FaceColor',[0 0 0]);
rectangle('Position',[1593.75 -1968.75 93.75 93.75], 'FaceColor',[0 0 0]);
rectangle('Position',[1500 -2062.5 93.75 93.75], 'FaceColor',[1 1 1]);
rectangle('Position',[1593.75 -2062.5 93.75 93.75], 'FaceColor',[1 1 1]);
rectangle('Position',[1687.5 -1968.75 93.75 93.75], 'FaceColor',[0 0 0]);
rectangle('Position',[1781.25 -1968.75 93.75 93.75], 'FaceColor',[1 1 1]);
rectangle('Position',[1687.5 -2062.5 93.75 93.75], 'FaceColor',[1 1 1]);
rectangle('Position',[1781.25 -2062.5 93.75 93.75], 'FaceColor',[1 1 1]);
rectangle('Position',[2625 -1593.75 93.75 93.75], 'FaceColor',[1 1 1]);
rectangle('Position',[2718.75 -1593.75 93.75 93.75], 'FaceColor',[0 0 0]);
rectangle('Position',[2625 -1687.5 93.75 93.75], 'FaceColor',[1 1 1]);
rectangle('Position',[2718.75 -1687.5 93.75 93.75], 'FaceColor',[0 0 0]);
rectangle('Position',[2812.5 -1781.25 93.75 93.75], 'FaceColor',[1 1 1]);
rectangle('Position',[2906.25 -1781.25 93.75 93.75], 'FaceColor',[0 0 0]);
rectangle('Position',[2812.5 -1875 93.75 93.75], 'FaceColor',[1 1 1]);
rectangle('Position',[2906.25 -1875 93.75 93.75], 'FaceColor',[0 0 0]);
rectangle('Position',[2812.5 -1968.75 93.75 93.75], 'FaceColor',[1 1 1]);
rectangle('Position',[2906.25 -1968.75 93.75 93.75], 'FaceColor',[0 0 0]);
rectangle('Position',[2812.5 -2062.5 93.75 93.75], 'FaceColor',[1 1 1]);
rectangle('Position',[2906.25 -2062.5 93.75 93.75], 'FaceColor',[0 0 0]);
rectangle('Position',[1500 -2343.75 93.75 93.75], 'FaceColor',[0 0 0]);
rectangle('Position',[1593.75 -2343.75 93.75 93.75], 'FaceColor',[0 0 0]);
rectangle('Position',[1500 -2437.5 93.75 93.75], 'FaceColor',[1 1 1]);
rectangle('Position',[1593.75 -2437.5 93.75 93.75], 'FaceColor',[0 0 0]);
rectangle('Position',[1500 -2531.25 93.75 93.75], 'FaceColor',[1 1 1]);
rectangle('Position',[1593.75 -2531.25 93.75 93.75], 'FaceColor',[0 0 0]);
rectangle('Position',[1500 -2625 93.75 93.75], 'FaceColor',[1 1 1]);
rectangle('Position',[1593.75 -2625 93.75 93.75], 'FaceColor',[0 0 0]);
rectangle('Position',[1875 -2531.25 93.75 93.75], 'FaceColor',[1 1 1]);
rectangle('Position',[1968.75 -2531.25 93.75 93.75], 'FaceColor',[1 1 1]);
rectangle('Position',[1875 -2625 93.75 93.75], 'FaceColor',[0 0 0]);
rectangle('Position',[1968.75 -2625 93.75 93.75], 'FaceColor',[0 0 0]);
rectangle('Position',[2062.5 -2531.25 93.75 93.75], 'FaceColor',[1 1 1]);
rectangle('Position',[2156.25 -2531.25 93.75 93.75], 'FaceColor',[1 1 1]);
rectangle('Position',[2062.5 -2625 93.75 93.75], 'FaceColor',[0 0 0]);
rectangle('Position',[2156.25 -2625 93.75 93.75], 'FaceColor',[1 1 1]);
rectangle('Position',[1500 -2718.75 93.75 93.75], 'FaceColor',[1 1 1]);
rectangle('Position',[1593.75 -2718.75 93.75 93.75], 'FaceColor',[0 0 0]);
rectangle('Position',[1500 -2812.5 93.75 93.75], 'FaceColor',[1 1 1]);
rectangle('Position',[1593.75 -2812.5 93.75 93.75], 'FaceColor',[0 0 0]);
rectangle('Position',[1500 -2906.25 93.75 93.75], 'FaceColor',[1 1 1]);
rectangle('Position',[1593.75 -2906.25 93.75 93.75], 'FaceColor',[0 0 0]);
rectangle('Position',[1500 -3000 93.75 93.75], 'FaceColor',[0 0 0]);
rectangle('Position',[1593.75 -3000 93.75 93.75], 'FaceColor',[0 0 0]);
rectangle('Position',[1875 -2718.75 93.75 93.75], 'FaceColor',[0 0 0]);
rectangle('Position',[1968.75 -2718.75 93.75 93.75], 'FaceColor',[0 0 0]);
rectangle('Position',[1875 -2812.5 93.75 93.75], 'FaceColor',[1 1 1]);
rectangle('Position',[1968.75 -2812.5 93.75 93.75], 'FaceColor',[1 1 1]);
rectangle('Position',[2062.5 -2718.75 93.75 93.75], 'FaceColor',[0 0 0]);
rectangle('Position',[2156.25 -2718.75 93.75 93.75], 'FaceColor',[1 1 1]);
rectangle('Position',[2062.5 -2812.5 93.75 93.75], 'FaceColor',[1 1 1]);
rectangle('Position',[2156.25 -2812.5 93.75 93.75], 'FaceColor',[1 1 1]);
rectangle('Position',[1875 -2906.25 93.75 93.75], 'FaceColor',[1 1 1]);
rectangle('Position',[1968.75 -2906.25 93.75 93.75], 'FaceColor',[1 1 1]);
rectangle('Position',[1875 -3000 93.75 93.75], 'FaceColor',[0 0 0]);
rectangle('Position',[1968.75 -3000 93.75 93.75], 'FaceColor',[0 0 0]);
rectangle('Position',[2062.5 -2906.25 93.75 93.75], 'FaceColor',[1 1 1]);
rectangle('Position',[2156.25 -2906.25 93.75 93.75], 'FaceColor',[1 1 1]);
rectangle('Position',[2062.5 -3000 93.75 93.75], 'FaceColor',[0 0 0]);
rectangle('Position',[2156.25 -3000 93.75 93.75], 'FaceColor',[0 0 0]);
rectangle('Position',[2250 -2343.75 93.75 93.75], 'FaceColor',[0 0 0]);
rectangle('Position',[2343.75 -2343.75 93.75 93.75], 'FaceColor',[0 0 0]);
rectangle('Position',[2250 -2437.5 93.75 93.75], 'FaceColor',[1 1 1]);
rectangle('Position',[2343.75 -2437.5 93.75 93.75], 'FaceColor',[1 1 1]);
rectangle('Position',[2625 -2343.75 93.75 93.75], 'FaceColor',[0 0 0]);
rectangle('Position',[2718.75 -2343.75 93.75 93.75], 'FaceColor',[0 0 0]);
rectangle('Position',[2625 -2437.5 93.75 93.75], 'FaceColor',[1 1 1]);
rectangle('Position',[2718.75 -2437.5 93.75 93.75], 'FaceColor',[1 1 1]);
rectangle('Position',[2812.5 -2343.75 93.75 93.75], 'FaceColor',[0 0 0]);
rectangle('Position',[2906.25 -2343.75 93.75 93.75], 'FaceColor',[0 0 0]);
rectangle('Position',[2812.5 -2437.5 93.75 93.75], 'FaceColor',[1 1 1]);
rectangle('Position',[2906.25 -2437.5 93.75 93.75], 'FaceColor',[0 0 0]);
rectangle('Position',[2812.5 -2531.25 93.75 93.75], 'FaceColor',[1 1 1]);
rectangle('Position',[2906.25 -2531.25 93.75 93.75], 'FaceColor',[0 0 0]);
rectangle('Position',[2812.5 -2625 93.75 93.75], 'FaceColor',[1 1 1]);
rectangle('Position',[2906.25 -2625 93.75 93.75], 'FaceColor',[0 0 0]);
rectangle('Position',[2437.5 -2718.75 93.75 93.75], 'FaceColor',[0 0 0]);
rectangle('Position',[2531.25 -2718.75 93.75 93.75], 'FaceColor',[0 0 0]);
rectangle('Position',[2437.5 -2812.5 93.75 93.75], 'FaceColor',[1 1 1]);
rectangle('Position',[2531.25 -2812.5 93.75 93.75], 'FaceColor',[1 1 1]);
rectangle('Position',[2250 -2906.25 93.75 93.75], 'FaceColor',[1 1 1]);
rectangle('Position',[2343.75 -2906.25 93.75 93.75], 'FaceColor',[1 1 1]);
rectangle('Position',[2250 -3000 93.75 93.75], 'FaceColor',[0 0 0]);
rectangle('Position',[2343.75 -3000 93.75 93.75], 'FaceColor',[0 0 0]);
rectangle('Position',[2437.5 -2906.25 93.75 93.75], 'FaceColor',[1 1 1]);
rectangle('Position',[2531.25 -2906.25 93.75 93.75], 'FaceColor',[1 1 1]);
rectangle('Position',[2437.5 -3000 93.75 93.75], 'FaceColor',[0 0 0]);
rectangle('Position',[2531.25 -3000 93.75 93.75], 'FaceColor',[0 0 0]);
rectangle('Position',[2812.5 -2718.75 93.75 93.75], 'FaceColor',[1 1 1]);
rectangle('Position',[2906.25 -2718.75 93.75 93.75], 'FaceColor',[0 0 0]);
rectangle('Position',[2812.5 -2812.5 93.75 93.75], 'FaceColor',[1 1 1]);
rectangle('Position',[2906.25 -2812.5 93.75 93.75], 'FaceColor',[0 0 0]);
rectangle('Position',[2625 -2906.25 93.75 93.75], 'FaceColor',[1 1 1]);
rectangle('Position',[2718.75 -2906.25 93.75 93.75], 'FaceColor',[1 1 1]);
rectangle('Position',[2625 -3000 93.75 93.75], 'FaceColor',[0 0 0]);
rectangle('Position',[2718.75 -3000 93.75 93.75], 'FaceColor',[0 0 0]);
rectangle('Position',[2812.5 -2906.25 93.75 93.75], 'FaceColor',[1 1 1]);
rectangle('Position',[2906.25 -2906.25 93.75 93.75], 'FaceColor',[0 0 0]);
rectangle('Position',[2812.5 -3000 93.75 93.75], 'FaceColor',[0 0 0]);
rectangle('Position',[2906.25 -3000 93.75 93.75], 'FaceColor',[0 0 0]);
X=[2800,2718.75,2578.12,2484.38,2343.75,2203.12,2203.12,2156.25,2062.5,1828.12,1734.38,1640.62,1546.88,1406.25,1218.75,1031.25,890.625,890.625,843.75,656.25,468.75,515.625,515.625,515.625,515.625,468.75,281.25,200];
Y=[-2800,-2718.75,-2765.62,-2765.62,-2718.75,-2578.12,-2484.38,-2343.75,-2062.5,-2015.62,-2015.62,-2015.62,-2015.62,-1968.75,-1781.25,-1593.75,-1453.12,-1359.38,-1218.75,-1031.25,-843.75,-703.125,-609.375,-515.625,-421.875,-281.25,-281.25,-200];
hold on;
plot(X,Y,'r');
legend('4292.57','Location','southoutside');
